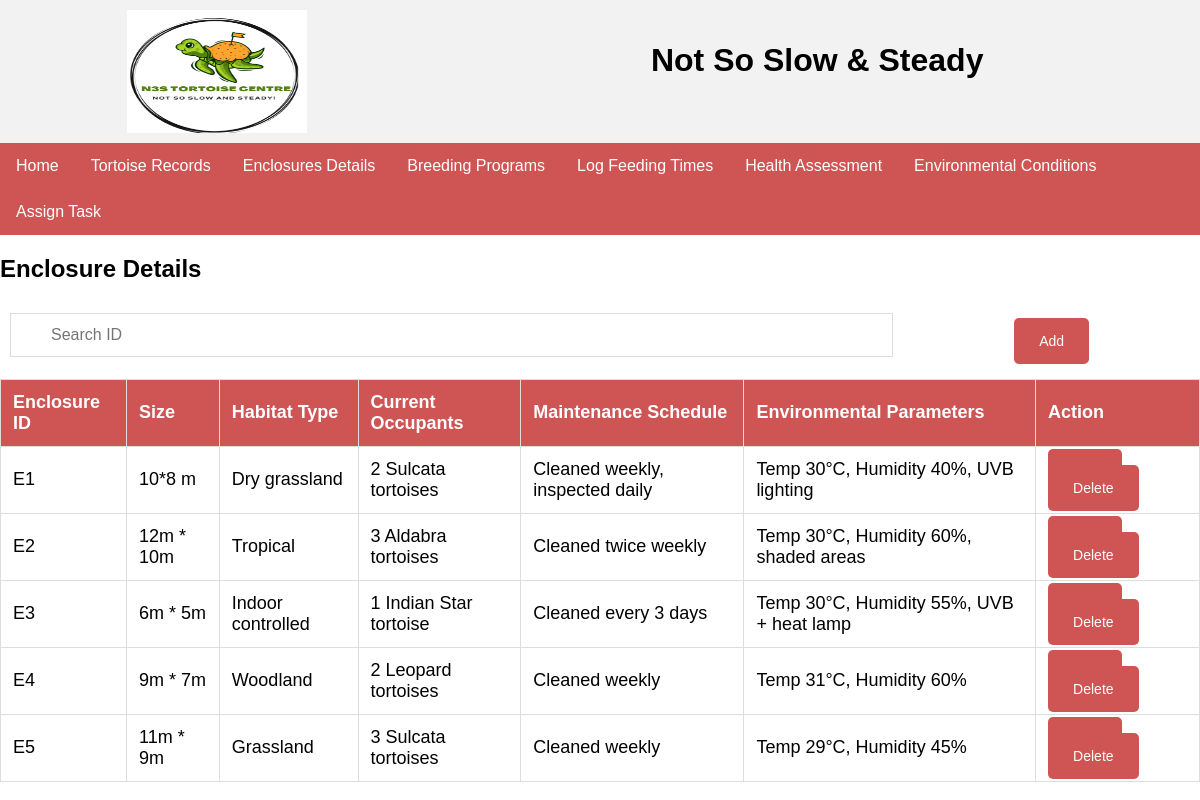
The app's page /enclosure.php with its own data.
### tables this page shows
CREATE TABLE `enclosuredetails` (
  `enclosureID` varchar(100) NOT NULL,
  `e_size` varchar(100) NOT NULL,
  `habitatType` varchar(100) NOT NULL,
  `currentOccupants` varchar(1000) NOT NULL,
  `maintenanceSchedule` varchar(1000) NOT NULL,
  `environmentalParameters` varchar(1000) NOT NULL
);

### enclosure.php (the view, shortened to what this page needs)
<?php
include "./db.php";
$sql = " SELECT enclosureID, e_size, habitatType, currentOccupants, maintenanceSchedule, environmentalParameters  FROM enclosuredetails";
$result = $conn->query($sql);
?>
<!DOCTYPE html>
<html>
<head>
</head>
<body>
<table>
    <td style="border: 0px solid #ddd;"><img src="logo.png" width="180" height="123"></td>
    <td style="border: 0px solid #ddd;"><h1>Not So Slow & Steady</h1></td>
</table>
<ul>
  <li><a href="home.php">Home</a></li>
  <li><a href="tortoiseRecords.php">Tortoise Records</a></li>
  <li><a href="enclosure.php">Enclosures Details</a></li>
  <li><a href="breedingProgram.php">Breeding Programs</a></li>
  <li><a href="FeedingTimes.php">Log Feeding Times</a></li>
  <li><a href="healthAssessment.php">Health Assessment</a></li>
  <li><a href="environmentalConditions.php">Environmental Conditions</a></li>
  <li><a href="assignTask.php">Assign Task</a></li>
</ul>
<h2>Enclosure Details</h2>
<table style="border: 0px solid #ddd;">
    <td style="border: 0px solid #ddd;"><input type="text" id="myInput" onkeyup="myFunction()" placeholder="Search ID" title="Type ID"></td>
    <td style="border: 0px solid #ddd;"><a href="enclosure_Create.php" class="button">Add</a></td>
</table>
<table id="myTable">
  <tr class="header">
    <th>Enclosure ID</th>
    <th>Size</th>
    <th>Habitat Type</th>
    <th>Current Occupants</th>
    <th>Maintenance Schedule</th>
    <th>Environmental Parameters</th>
    <th>Action</th>
  </tr>
  <?php
    if ($result->num_rows > 0) {
      while ($row = $result->fetch_assoc()) {
  ?>
  <tr>
    <td><?php echo $row['enclosureID']; ?></td>
    <td><?php echo $row['e_size']; ?></td>
    <td><?php echo $row['habitatType']; ?></td>
    <td><?php echo $row['currentOccupants']; ?></td>
    <td><?php echo $row['maintenanceSchedule']; ?></td>
    <td><?php echo $row['environmentalParameters']; ?></td>
    <td>
      <a href="enclosures_Update.php?enclosureID=<?php echo $row['enclosureID']; ?>" class="button">Edit</a>
      <a href="enclosures_Delete.php?enclosureID=<?php echo $row['enclosureID']; ?>" class="button" style="background-color: #cf5555;">Delete</a>
    </td>
  </tr>
  <?php
      }
    }
  ?>
</table>
</body>
</html>

### enclosure.php (style rules this page uses)
body { font-family: Arial; margin: 0; }
ul { list-style-type: none; margin: 0; padding: 0; overflow: hidden; background-color: #cf5555; }
ul li { float: left; }
ul li a { display: block; color: white; padding: 14px 16px; text-decoration: none; }
table { width: 100%; border-collapse: collapse; }
th, td { border: 1px solid #ddd; padding: 10px; text-align: center; }
th { background-color: #cf5555; color: white; }
h1 { text-align: center; }
.button { background-color: #cf5555; border: none; color: white; padding: 15px 25px; text-decoration: none; font-size: 14px; cursor: pointer; border-radius: 5px; }
* { box-sizing: border-box; }
#myInput { background-image: url('/css/searchicon.png'); background-position: 10px 10px; background-repeat: no-repeat; width: 100%; font-size: 16px; padding: 12px 20px 12px 40px; border: 1px solid #ddd; margin-bottom: 12px; }
#myTable { border-collapse: collapse; width: 100%; border: 1px solid #ddd; font-size: 18px; }
#myTable th, #myTable td { text-align: left; padding: 12px; }
#myTable tr { border-bottom: 1px solid #ddd; }
#myTable tr.header, #myTable tr:hover { background-color: #f1f1f1; }

### records on screen
enclosuredetails: enclosureID "E1", e_size "10*8 m", habitatType "Dry grassland", currentOccupants "2 Sulcata tortoises", maintenanceSchedule "Cleaned weekly, inspected daily", environmentalParameters "Temp 30°C, Humidity 40%, UVB lighting"
enclosuredetails: enclosureID "E2", e_size "12m * 10m", habitatType "Tropical", currentOccupants "3 Aldabra tortoises", maintenanceSchedule "Cleaned twice weekly", environmentalParameters "Temp 30°C, Humidity 60%, shaded areas"
enclosuredetails: enclosureID "E3", e_size "6m * 5m", habitatType "Indoor controlled", currentOccupants "1 Indian Star tortoise", maintenanceSchedule "Cleaned every 3 days", environmentalParameters "Temp 30°C, Humidity 55%, UVB + heat lamp"
enclosuredetails: enclosureID "E4", e_size "9m * 7m", habitatType "Woodland", currentOccupants "2 Leopard tortoises", maintenanceSchedule "Cleaned weekly", environmentalParameters "Temp 31°C, Humidity 60%"
enclosuredetails: enclosureID "E5", e_size "11m * 9m", habitatType "Grassland", currentOccupants "3 Sulcata tortoises", maintenanceSchedule "Cleaned weekly", environmentalParameters "Temp 29°C, Humidity 45%"
